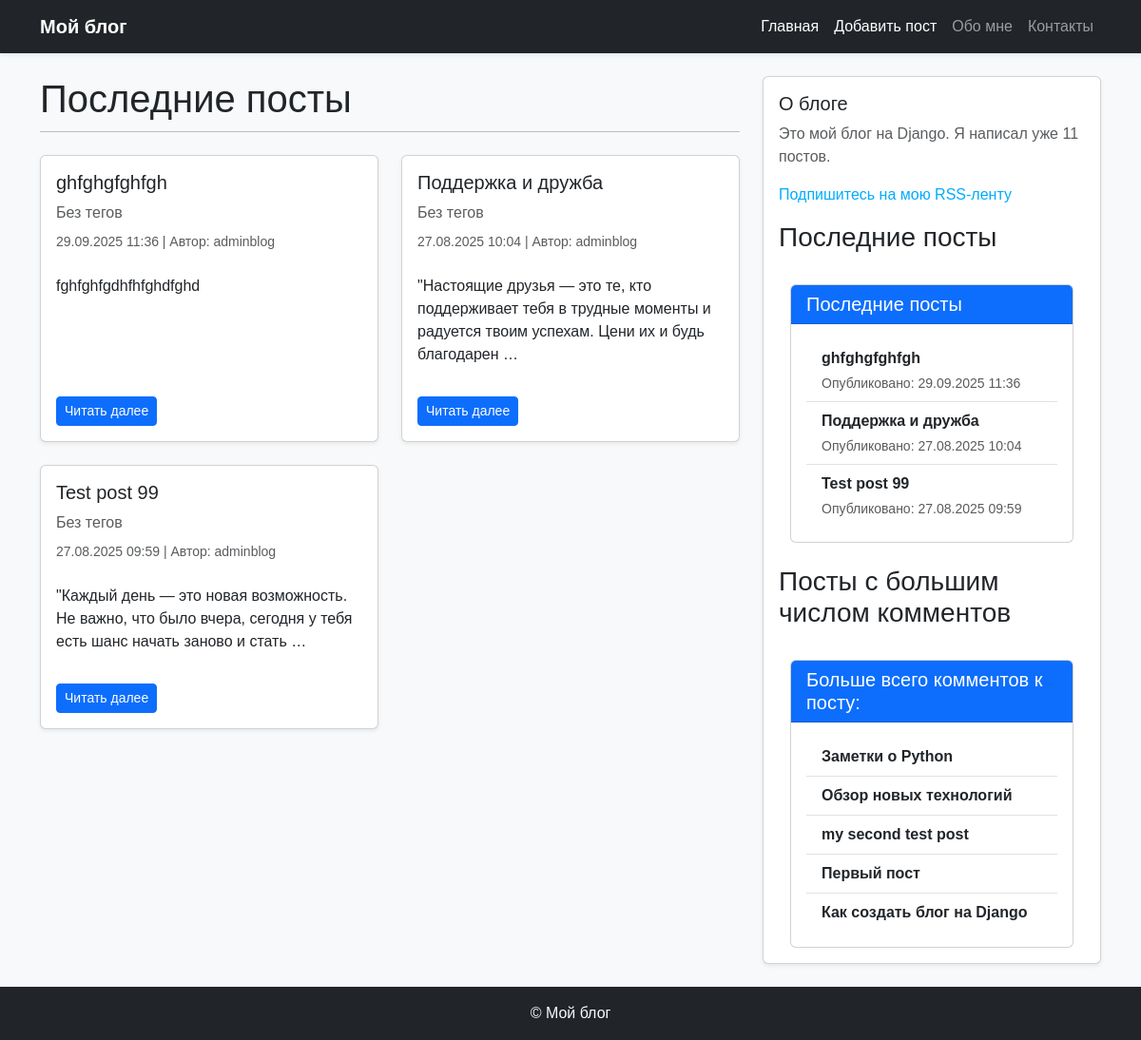
The app's page /, older data.
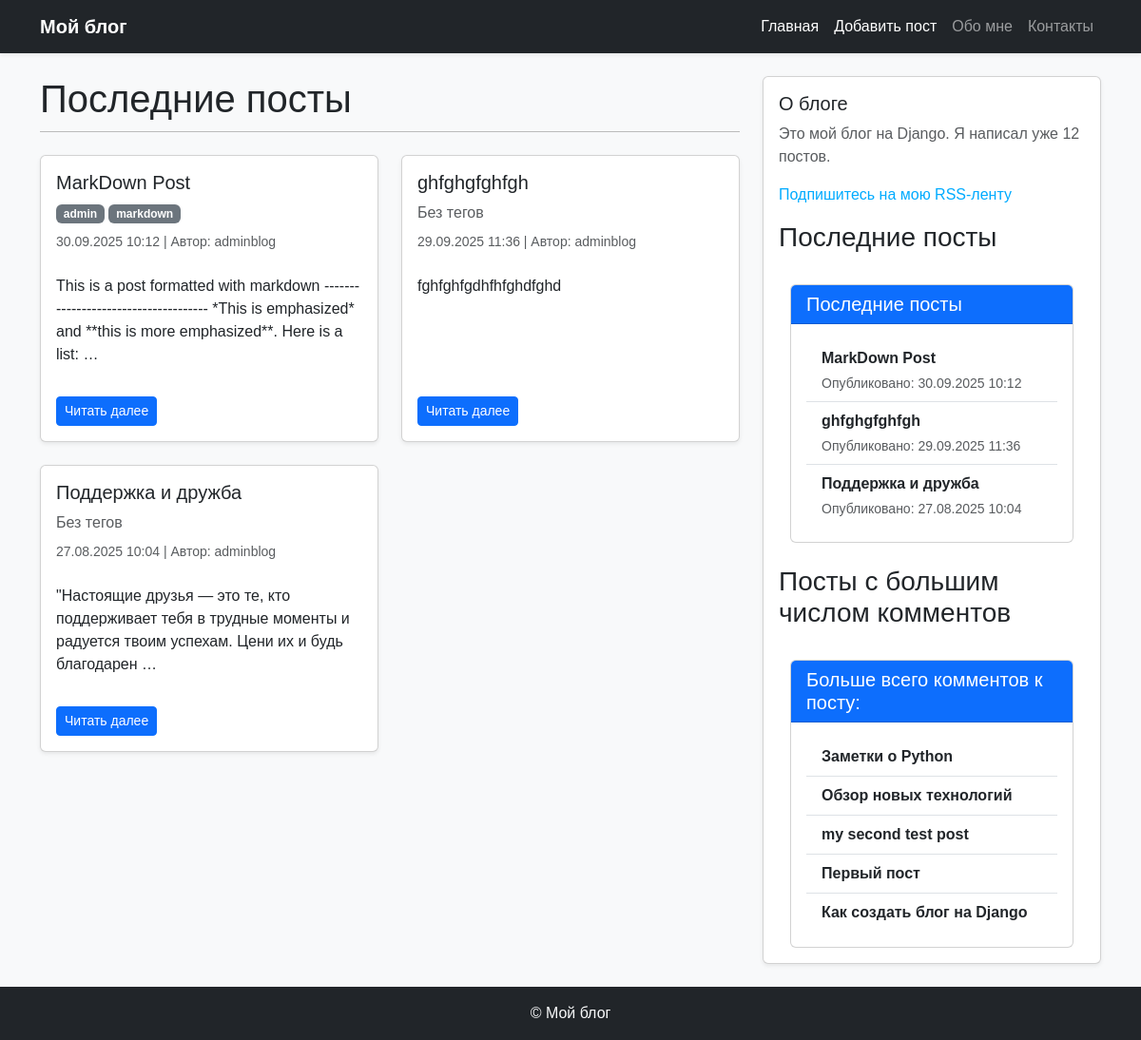
The same page, newer data.
### blog/models.py (models this page shows, shortened)
class Post(models.Model):
    class Status(models.TextChoices):
        DRAFT = 'DF', 'Draft'
        PUBLISHED = 'PB', 'Published'
    title = models.CharField(max_length=50, verbose_name='название')
    slug = models.SlugField(max_length=50, unique_for_date='publish', verbose_name='слаг')
    body = models.TextField(verbose_name='содержание')
    publish = models.DateTimeField(default=timezone.now, verbose_name='дата публикации')
    created = models.DateTimeField(auto_now_add=True, verbose_name='создан')
    updated = models.DateTimeField(auto_now=True, verbose_name='обновлен')
    status = models.CharField(max_length=2, choices=Status.choices, default=Status.DRAFT, verbose_name='статус')
    author = models.ForeignKey(User, on_delete=models.CASCADE, related_name='blog_posts', verbose_name='автор')
    objects = models.Manager()
    published = PublishManager()
    tags = TaggableManager()
    class Meta:
        ordering = ['-publish']
        verbose_name = 'пост'
        verbose_name_plural = 'посты'
        indexes = [
            models.Index(fields=['-publish']),
        ]
    def get_absolute_url(self):
        return reverse('blog:post_detail',
                       args=[
                            self.publish.year,
                            self.publish.month,
                            self.publish.day,
                            self.slug
                        ])

### blog/views.py (the view)
# urls.py: path('', index_view, name='index'),
def index_view(request):
    posts = Post.published.all()[:3]
    context = {
        'title':'Home: главная',
        'posts':posts,
    }
    return render(request, 'blog/post/index.html', context=context)

### blog/models.py (called while the page is built)
    def get_queryset(self):
        return super().get_queryset().filter(status=Post.Status.PUBLISHED)

### blog/templatetags/blog_tags.py (called while the page is built)
@register.simple_tag
def total_posts():
    return Post.published.count()

@register.inclusion_tag('blog/post/latest_posts.html')
def show_latest_posts(count=5):
    latest_posts = Post.published.order_by('-publish')[:count]
    return {'latest_posts':latest_posts}

@register.simple_tag
def get_most_commented_posts(count=5):
    return Post.published.annotate(
        total_comments=Count('comments')
    ).order_by('-total_comments')[:count]

### blog/templates/blog/post/index.html (shortened to what this page needs)
{% extends "blog/base.html" %}
{% block content %}
  <h1 class="mb-4">Последние посты</h1>
  <div class="row">
    {% for post in posts %}
      <div class="col-md-6 mb-4">
        <div class="card shadow-sm h-100">
          <div class="card-body d-flex flex-column">
            <h2 class="card-title h5">
              <a href="{{ post.get_absolute_url }}" class="text-decoration-none text-dark">
                {{ post.title }}
              </a>
            </h2>
            <p class="mb-2">
              {% for tag in post.tags.all %}
                <a href="{% url 'blog:posts_list_by_tag' tag.slug %}" class="badge bg-secondary text-decoration-none">
                  {{ tag.name }}
                </a>
              {% empty %}
                <span class="text-muted">Без тегов</span>
              {% endfor %}
            </p>
            <p class="text-muted small mb-2">
              {{ post.publish|date:"d.m.Y H:i" }} | Автор: {{ post.author }}
            </p>
            <p class="card-text">
              {{ post.body|truncatewords:20|linebreaks }}
            </p>
            <div class="mt-auto">
              <a href="{{ post.get_absolute_url }}" class="btn btn-sm btn-primary">Читать далее</a>
            </div>
          </div>
        </div>
      </div>
    {% empty %}
      <p class="text-muted">Постов пока нет.</p>
    {% endfor %}
  </div>
{% endblock %}

### blog/templates/blog/base.html (shortened to what this page needs)
{% load blog_tags %}
{% load static %}
<!DOCTYPE html>
<html lang="ru">
<head>
  <link rel="stylesheet" href="https://cdn.jsdelivr.net/npm/bootstrap@5.3.2/dist/css/bootstrap.min.css">
  <link href="{% static 'css/blog.css' %}" rel="stylesheet">
</head>
<body class="bg-light">
  <nav class="navbar navbar-expand-lg navbar-dark bg-dark shadow-sm">
    <div class="container">
      <a class="navbar-brand fw-bold" href="{% url 'blog:posts_list' %}">Мой блог</a>
      <div class="collapse navbar-collapse" id="navbarContent">
        <ul class="navbar-nav ms-auto">
          <li class="nav-item"><a class="nav-link active" href="{% url 'blog:index' %}">Главная</a></li>
          <li class="nav-item"><a class="nav-link active" href="{% url 'blog:post_create' %}">Добавить пост</a></li>
          <li class="nav-item"><a class="nav-link" href="#">Обо мне</a></li>
          <li class="nav-item"><a class="nav-link" href="#">Контакты</a></li>
        </ul>
      </div>
    </div>
  </nav>
  <div class="container mt-4">
    <div class="row">
      <main class="col-md-8 mb-4">
        {% block content %}{% endblock %}
      </main>
      <aside class="col-md-4">
        <div class="card shadow-sm p-3">
          <h2 class="h5">О блоге</h2>
          <p class="text-muted">
            Это мой блог на Django.
            Я написал уже {% total_posts %} постов.
          </p>
          <p>
           <a href="{% url 'blog:post_feed' %}">
             Подпишитесь на мою RSS-ленту
           </a>
          </p>
          <h3>Последние посты</h3>
            {% show_latest_posts 3 %}
          <br>
          <h3>Посты с большим числом комментов</h3>
          <div class="container mt-4">
            <div class="card">
              <div class="card-header bg-primary text-white">
                <h5 class="mb-0">Больше всего комментов к посту:</h5>
              </div>
              {% get_most_commented_posts as most_commented_posts %}
              <div class="card-body">
                <ul class="list-group list-group-flush">
                  {% for post in most_commented_posts %}
                  <li class="list-group-item">
                    <a href="{{ post.get_absolute_url }}" class="text-decoration-none fw-bold text-dark">{{ post.title }}</a>
                  </li>
                  {% endfor %}
                </ul>
              </div>
            </div>
          </div>
        </div>
      </aside>
    </div>
  </div>
  <footer class="bg-dark text-light text-center py-3 mt-4">
    <p class="mb-0">&copy; {{ now|date:"Y" }} Мой блог</p>
  </footer>
</body>
</html>

### blog/templates/blog/post/latest_posts.html
<div class="container mt-4">
  <div class="card">
    <div class="card-header bg-primary text-white">
      <h5 class="mb-0">Последние посты</h5>
    </div>
    <div class="card-body">
      <ul class="list-group list-group-flush">
        {% for post in latest_posts %}
        <li class="list-group-item">
          <a href="{{ post.get_absolute_url }}" class="text-decoration-none fw-bold text-dark">
            {{ post.title }}
          </a>
          <div class="text-muted small mt-1">
            Опубликовано: {{ post.publish|date:"d.m.Y H:i" }}
          </div>
        </li>
        {% endfor %}
      </ul>
    </div>
  </div>
</div>

### blog/static/css/blog.css (style rules this page uses)
body { margin:0; padding:0; font-family:helvetica, sans-serif; }
a { color:#00abff; text-decoration:none; }
h1 { font-weight:normal; border-bottom:1px solid #bbb; padding:0 0 10px 0; }
h2 { font-weight:normal; margin:30px 0 0; }

Row changes from the older to the newer data that the page shows:
no longer on this page (row unchanged): Post: title "Test post 99", publish "27.08.2025 09:59", author "adminblog", body "\"Каждый день — это новая возможность. Не важно, что было вчера, сегодня у тебя есть шанс начать заново и стать …"
added Post: title "MarkDown Post", publish "30.09.2025 10:12", author "adminblog", body "This is a post formatted with markdown ------------------------------------- *This is emphasized* and **this is more emphasized**. Here is a list: …"
now on this page (row unchanged): Tag: name "admin"
added Tag: name "markdown"
Text that changed along with them:
text no longer shown: "11"
text now shown: "12"
